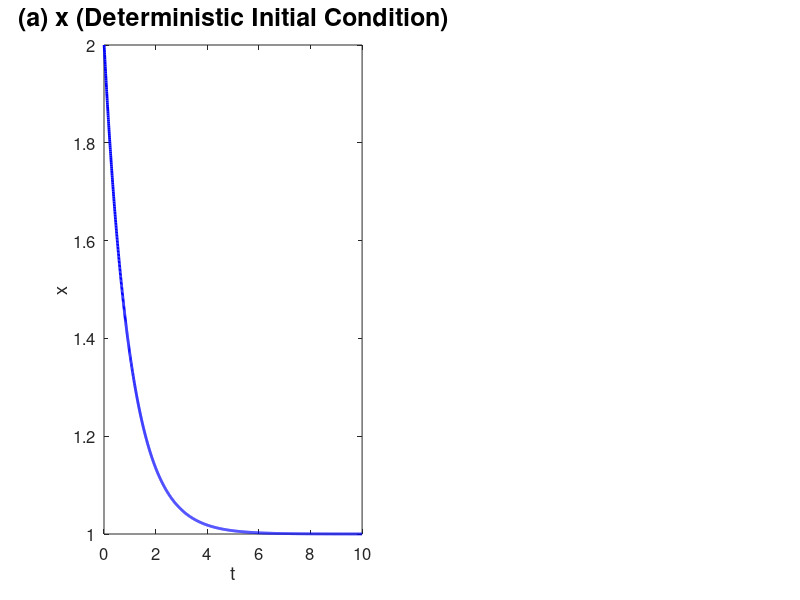

Here is the MATLAB script that generated this plot: (Note: this script raises an error after producing the figure.)
% Code corresponding to Section 3.1 - "Uncertainty propagation in the linear 
% damped system" in the Supplementary Document of the paper "Taming Uncertainty 
% in a Complex World: The Rise of Uncertainty Quantification — A Tutorial for 
% Beginners". It specifically produces Figure 2 in the main text (in Section 
% "Examples of uncertainty propagation in linear and nonlinear dynamical 
% systems").
%
% Authors: Nan Chen, Stephen Wiggins, Marios Andreou.
%
% Code: Simulating a linear (stochastic) damped system with initial uncertainty
% (MATLAB code).
%
% MATLAB Toolbox and M-file Requirements:
% 
% Code used to obtain the required m-file scripts and MATLAB toolboxes:
% [fList, pList] = matlab.codetools.requiredFilesAndProducts('Linear_System_UQ.m');
%
% M-file Scripts:
%   * Linear_System_UQ.m
%
% Toolboxes:
%   * None

%%%%%%%%%%%%%%%%%%%%%%%%%%%%%%%%%%%%%%%%%%%%%%%%%%%%%%%%%%%%%%%%%%%%%%%%%%%%%%%%
%%%%%%%%%%%%%%%%%%%%%%%%%%%%%%%%%%%%%%%%%%%%%%%%%%%%%%%%%%%%%%%%%%%%%%%%%%%%%%%%

rng(42) % Setting the seed number for consistent and reproducible results
N = 2000; % Total numerical integration steps
dt = 0.005; % Numerical integration time step
T = N*dt; % Total length of the simulation in time units

a = 1; % Deterministic and constant damping of the process 
f = 1; % Deterministic and constant forcing of the process
sigma = 0.5; % Noise amplitude/feedback in the case where a stochastic process is being simulated
Ens = 1000; % Number of ensemble members used to calculate the mean ensemble trajectory in the presence of initial uncertainty

x1 = zeros(1, N); % Stochastic process with deterministic initial condition
x2 = zeros(Ens, N); % Stochastic process with uncertainty in its initial value

% Initializing the processes.
x1(1) = 2;
x2(:, 1) = 2 + 0.3 * randn(Ens, 1); % A small zero-mean normal noise is added to all ensemble members initially

% Model simulation using forward Euler.
% Remove the commented-out lines for x1(i) and x2(:, i) to instead add a Wiener
% noise or Brownian motion to the dynamical linear system and make it stochastic 
% thus simulating the system using the Euler-Maruyama method for numerical 
% integration.
for i = 2:N
    x1(i) = x1(i-1) + (-a * x1(i-1) + f) * dt;
    x2(:, i) = x2(:, i-1) + (-a * x2(:, i-1) + f) * dt;
    % x1(i) = x1(i-1) + (-a * x1(i-1) + f) * dt + sigma * sqrt(dt) * randn;
    % x2(:, i) = x2(:, i-1) + (-a * x2(:, i-1) + f) * dt + sigma * sqrt(dt) * randn(Ens, 1);
end

% Plotting the simulated time series and ensemble members (in the case of the 
% process with random initial values).
fig = figure();
subplot(1, 2, 1)
plot(dt:dt:N*dt, x1, 'b', 'LineWidth', 2);
box on
set(gca, 'FontSize', 12)
title('(a) x (Deterministic Initial Condition)', 'FontSize', 18)
xlabel('t')
ylabel('x')
ylim([min(x2, [], 'all'), max(x2, [], 'all')])
subplot(1, 2, 2)
hold on
h = plot(dt:dt:N*dt, x2, 'k', 'LineWidth', 0.5);
h(N+1) = plot(dt:dt:N*dt, mean(x2), 'r', 'LineWidth', 2);
box on
set(gca, 'FontSize', 12)
legend(h([1, N+1]), {'Ensemble Members', 'Mean Time Series'}, 'FontSize', 14)
title('(b) x (Initial Condition With Small Uncertainty)', 'FontSize', 18)
xlabel('t')
ylabel('x')
ylim([min(x2, [], 'all'), max(x2, [], 'all')])

fig.WindowState = 'Maximized'; % Maximize the figure window